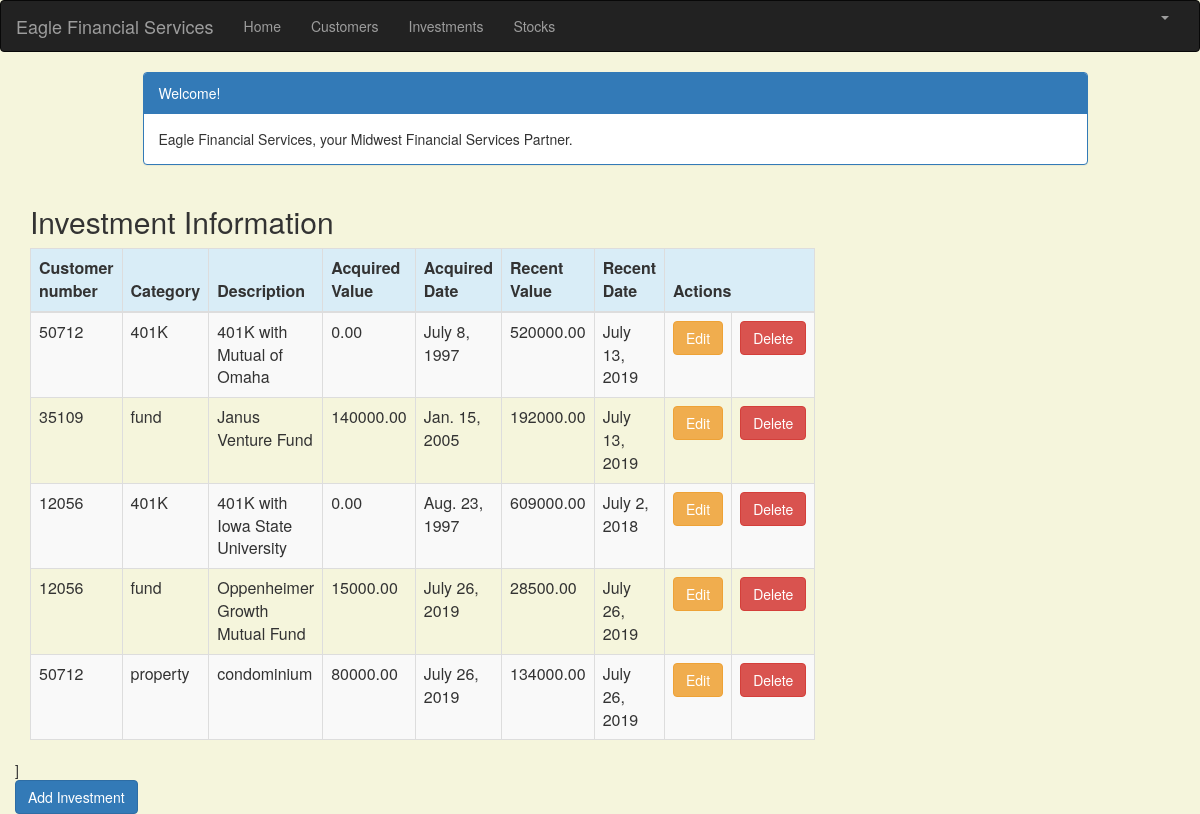
Page /investment_list (signed in) on the committed database.
### portfolio/models.py (models this page shows, shortened)
class Investment(models.Model):
    customer = models.ForeignKey(Customer, on_delete=models.CASCADE, related_name='investments')
    category = models.CharField(max_length=50)
    description = models.CharField(max_length=200)
    acquired_value = models.DecimalField(max_digits=10, decimal_places=2)
    acquired_date = models.DateField(default=timezone.now)
    recent_value = models.DecimalField(max_digits=10, decimal_places=2)
    recent_date = models.DateField(default=timezone.now, blank=True, null=True)

class Customer(models.Model):
    name = models.CharField(max_length=50)
    address = models.CharField(max_length=200)
    cust_number = models.IntegerField(blank=False, null=False)
    city = models.CharField(max_length=50)
    state = models.CharField(max_length=50)
    zipcode = models.CharField(max_length=10)
    email = models.EmailField(max_length=200)
    cell_phone = models.CharField(max_length=50)
    created_date = models.DateTimeField(
            default=timezone.now)
    updated_date = models.DateTimeField(auto_now_add=True)
    def __str__(self):
            return str(self.cust_number)

### portfolio/views.py (the view)
# urls.py: path('investment_list', views.investment_list, name='investment_list'),
@login_required
def investment_list(request):
    investments = Investment.objects.filter()
    return render(request, 'portfolio/investment_list.html', {'investments': investments})

### portfolio/Templates/Portfolio/investment_list.html (shortened to what this page needs)
{% extends 'portfolio/base.html' %}
{% block content %}
    <html>
    <head>
        <link rel="stylesheet" href="https://maxcdn.bootstrapcdn.com/bootstrap/3.3.4/css/bootstrap.min.css">
    </head>
    <body>
    <div class="container">
        <div class="row">
            <div class="col-md-10 col-md-offset-1">
                <div class="panel panel-primary">
                    <div class="panel-heading">Welcome!</div>
                    <div class="panel-body">
                        Eagle Financial Services, your Midwest Financial Services Partner.
                    </div>
                </div>
            </div>
        </div>
    </div>
    <div class="row">
        <h2 style="padding-left: 15Px">Investment Information</h2>
    </div>
    <div>
        <table class="table table-striped table-bordered table-hover">
            <thead>
            <tr class="bg-info">
                <th>Customer number</th>
                <th>Category</th>
                <th>Description</th>
                <th>Acquired Value</th>
                <th>Acquired Date</th>
                <th>Recent Value</th>
                <th>Recent Date</th>
                <th colspan="3">Actions</th>
            </tr>
            </thead>
            <tbody>
            {% for investment in investments %}
                <tr>
                    <td>{{ investment.customer }}</td>
                    <td>{{ investment.category }}</td>
                    <td>{{ investment.description }}</td>
                    <td>{{ investment.acquired_value }}</td>
                    <td>{{ investment.acquired_date }}</td>
                    <td>{{ investment.recent_value }}</td>
                    <td>{{ investment.recent_date }}</td>
                    <td><a href="{% url 'portfolio:investment_edit' pk=investment.pk %}"
                           class="btn btn-warning">Edit</a></td>
                    <td><a href="{% url 'portfolio:investment_delete' pk=investment.pk %}"
                           onclick="return confirm('Are you sure you want to delete?')"
                           class="btn btn-danger">Delete</a></td>
                </tr>
            {% endfor %}
            </tbody>
        </table>
     <div class="row">]
         <a href="{% url 'portfolio:investment_new'%}" class ="row"><span
                    class="btn btn-primary">Add Investment</span></a>
     </div>
    </div>
    </body>
    </html>
{% endblock %}

### efs_1/portfolio/Templates/Portfolio/base.html (shortened to what this page needs)
{% load staticfiles %}
<html lang="en">
<head>
    <link rel="stylesheet" href="https://maxcdn.bootstrapcdn.com/bootstrap/3.3.7/css/bootstrap.min.css">
</head>
<body id="app-layout">
<nav class="navbar navbar-inverse">
    <div class="container-fluid">
        <div class="navbar-header">
            <a class="navbar-brand" href="/">
                Eagle Financial Services
            </a>
        </div>
        <div class="collapse navbar-collapse" id="myNavbar">
            <ul class="nav navbar-nav">
                <li><a href="{% url 'portfolio:home' %}">Home</a></li>
                <li><a href="{% url 'portfolio:customer_list' %}">Customers</a></li>
               <li><a href="{% url 'portfolio:customer_list' %}">Investments</a></li>
                <li><a href="{% url 'portfolio:customer_list' %}">Stocks</a></li>
            </ul>
            <ul class="nav navbar-nav navbar-right">
                {% if user.is_authenticated %}
                    <li class="dropdown">
                        <a href="#" class="dropdown-toggle" data-toggle="dropdown" role="button" aria-expanded="false">
                            <span class="caret"></span>
                        </a>
                    </li>
                {% else %}
                    <li><a href="{% url 'login' %}"><span class="glyphicon glyphicon-log-in"></span> Login</a></li>
                {% endif %}
            </ul>
        </div>
    </div>
</nav>
<div class="content container">
    <div class="row">
        <div class="col-md-8">
            {% block content %}{% endblock %}
        </div>
    </div>
</body>
</html>

### efs_1/portfolio/Templates/Portfolio/base.html (style rules this page uses)
.navbar { margin-bottom: 0; border-radius: 0; }

### portfolio/Templates/Portfolio/investment_list.html (style rules this page uses)
body { background-color: beige; }

### rows in the picture
Investment: customer "50712", category "401K", description "401K with Mutual of Omaha", acquired_value "0.00", acquired_date "July 8, 1997", recent_value "520000.00", recent_date "July 13, 2019"
Investment: customer "35109", category "fund", description "Janus Venture Fund", acquired_value "140000.00", acquired_date "Jan. 15, 2005", recent_value "192000.00", recent_date "July 13, 2019"
Investment: customer "12056", category "401K", description "401K with Iowa State University", acquired_value "0.00", acquired_date "Aug. 23, 1997", recent_value "609000.00", recent_date "July 2, 2018"
Investment: customer "12056", category "fund", description "Oppenheimer Growth Mutual Fund", acquired_value "15000.00", acquired_date "July 26, 2019", recent_value "28500.00", recent_date "July 26, 2019"
Investment: customer "50712", category "property", description "condominium", acquired_value "80000.00", acquired_date "July 26, 2019", recent_value "134000.00", recent_date "July 26, 2019"
